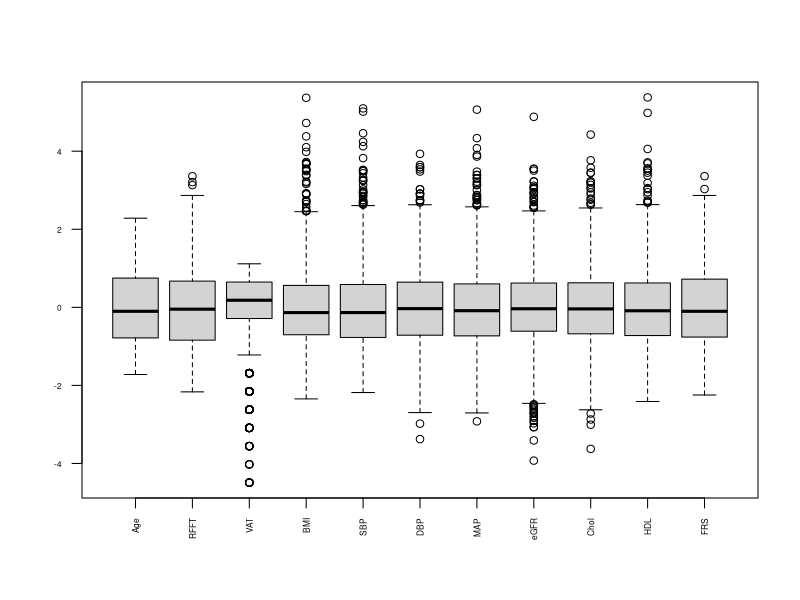
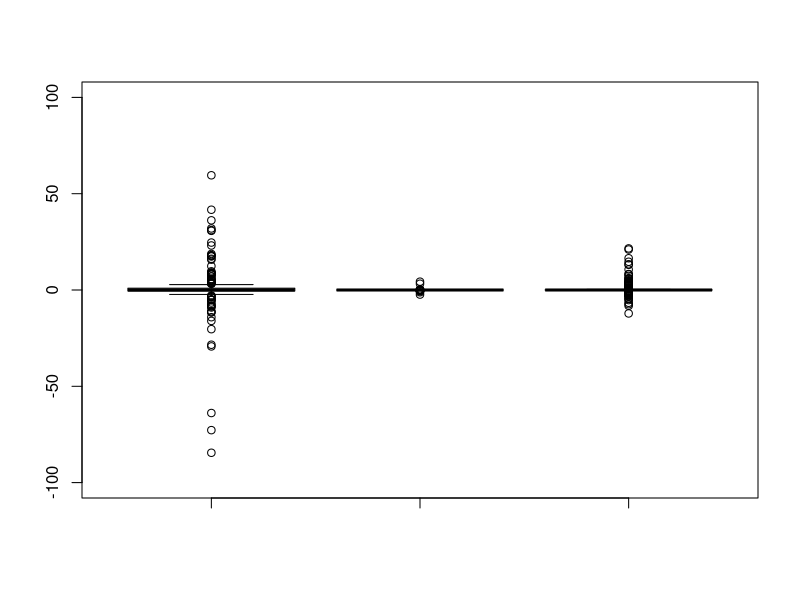
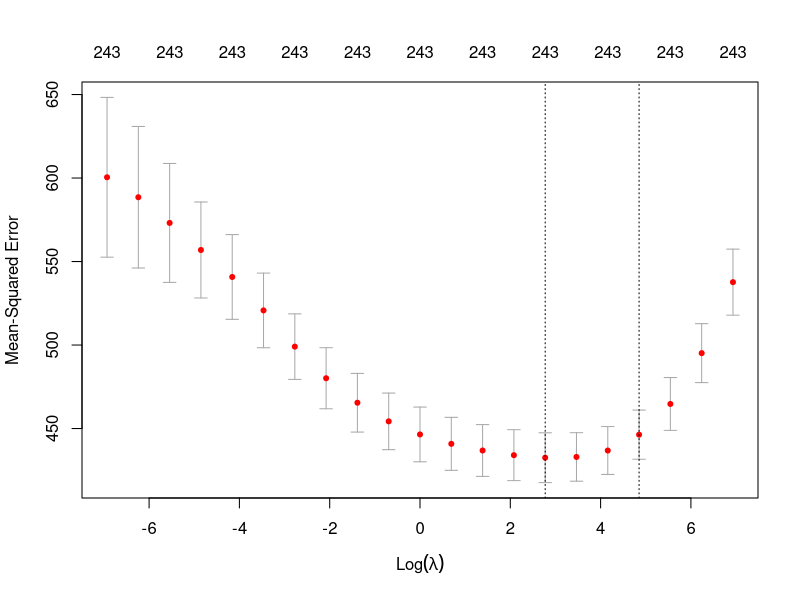

Recreate these plots in R, in order.
## ---- chunk 1
prevend=read.csv("data/prevend.csv")
summary(prevend)

prevend$Ethnicity = as.factor(prevend$Ethnicity)
prevend$Education = as.factor(prevend$Education)
prevend$DM        = as.factor(prevend$DM)
prevend$CVD       = as.factor(prevend$CVD)
prevend$Smoking   = as.factor(prevend$Smoking)
prevend$Statin    = as.factor(prevend$Statin)

# summary(prevend$Ethnicity)
## ---- chunk 2
prevend$Days = NULL
prevend$X = NULL

prevend = prevend[apply(prevend==(-1),1,sum)==0,]

set.seed(139)
ids = sample(nrow(prevend),2000)
prevend.train = prevend[ids,]
prevend.test = prevend[-ids,]

## ---- chunk 3
quants = prevend.train[,c(1,5:6,11:17,19)]
prevend.scaled = apply(quants,2,scale)
boxplot(prevend.scaled,cex.axis=0.5,las=2)
## ---- chunk 4
complexModel = lm(RFFT~.^2,data=prevend.train)
length(complexModel$coef)
table(is.na(complexModel$coef))
which(is.na(complexModel$coef))
summary(complexModel)
summary(complexModel)$coef
## ---- chunk 5
library(glmnet)

X = model.matrix(complexModel)[,-1]
dim(X)
ridge1 = glmnet(X,prevend.train$RFFT,alpha=0,lambda=1)
lasso1 = glmnet(X,prevend.train$RFFT,alpha=1,lambda=1)

boxplot(complexModel$coef[-1],as.numeric(lasso1$beta), as.numeric(ridge1$beta),
        ylim=c(-100,100))
## ---- chunk 6
yhat.lm = predict(complexModel,new=prevend.test)
X.test = model.matrix(complexModel,data=prevend.test)[,-1]
yhat.lasso1 = predict(lasso1,newx =X.test)
yhat.ridge1 = predict(ridge1,newx =X.test)

MSE = function(y,yhat){
  return(mean((y-yhat)^2))
}

MSE(prevend.test$RFFT,yhat.lm)
MSE(prevend.test$RFFT,yhat.lasso1)
MSE(prevend.test$RFFT,yhat.ridge1)
## ---- chunk 7
ridges = cv.glmnet(X,prevend.train$RFFT,alpha=0,nfolds=5,
                   lambda=2^((-10:10)))
plot(ridges)
## ---- chunk 8
names(ridges)
ridges
